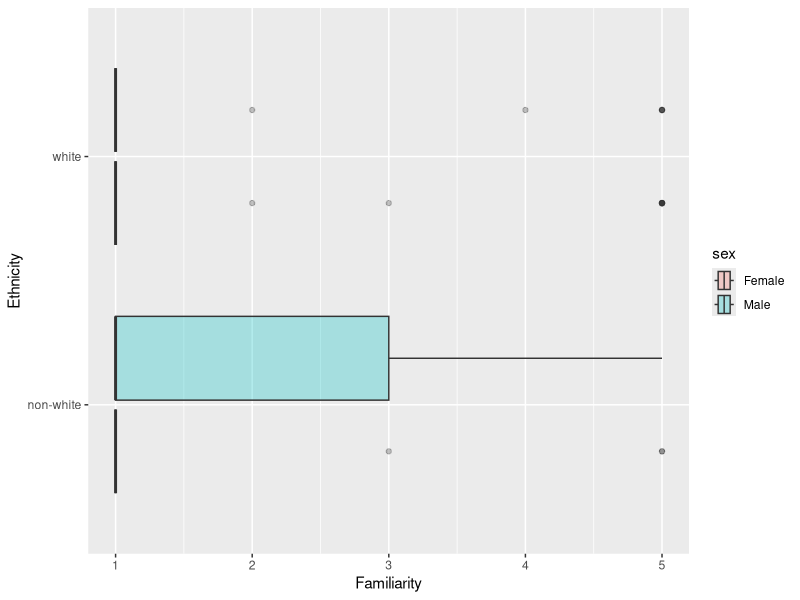
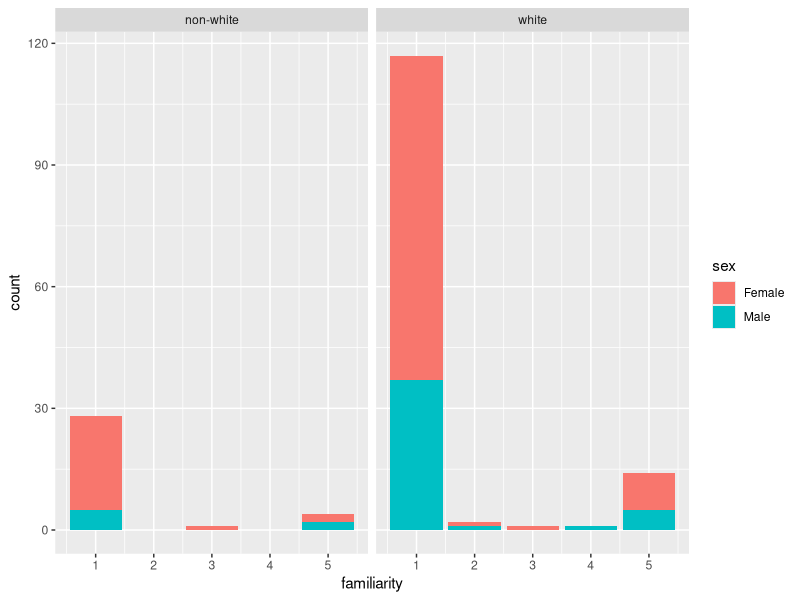

Reproduce these figures in R, in order.
## ---- chunk 1
#| echo: False 
#| output: False
# loading in the tidyverse library
library(tidyverse)
# loading in the dataset
hip_hop <- read_csv(here::here("datasets", "hiphop.csv"))
## ---- chunk 2
hip_hop_clean <- hip_hop |> 
  mutate(across(where(is.character), as.factor))
## ---- chunk 3
hip_hop_clean |> 
  distinct(word, .keep_all = TRUE) |> 
  count()
## ---- chunk 4
hip_hop_clean <- hip_hop_clean |> 
  mutate(ethnic_class = if_else(ethnic != "white", "non-white", "white"))
## ---- chunk 5
hip_hop_clean |> 
  distinct(subj, .keep_all = TRUE) |> 
  select(sex, age, ethnic) |> 
  summary()
## ---- chunk 6
#| echo: False
hip_hop_distinct <- hip_hop_clean |> 
  distinct(subj, .keep_all = TRUE)
## ---- chunk 7
hip_hop_distinct |> 
  ggplot(mapping = aes(x = familiarity,
                     y = ethnic_class,
                     fill = sex)) + 
  geom_boxplot(alpha = 0.3) + 
  labs(y = "Ethnicity", x = "Familiarity")
## ---- chunk 8
 hip_hop_distinct |> 
   ggplot(mapping = aes(x = familiarity, fill = sex)) + 
   geom_bar() + 
   facet_wrap(~ ethnic_class)
## ---- chunk 9
#most familiar
hip_hop_clean |> 
  filter(age < 20) |>  
  group_by(word) |> 
  summarize(mean = mean(familiarity)) |> 
  slice_max(mean)
#least familiar
hip_hop_clean |> 
  filter(age < 20) |>  
  group_by(word) |> 
  summarize(mean = mean(familiarity)) |> 
  slice_min(mean)
## ---- chunk 10
#most familiar 
hip_hop_clean |> 
  filter(ethnic_class == "non-white", sex == "Female") |>  
  group_by(word) |> 
  summarize(mean = mean(familiarity)) |> 
  slice_max(mean)
#least familiar
hip_hop_clean |> 
  filter(ethnic_class == "non-white", sex == "Female") |>  
  group_by(word) |> 
  summarize(mean = mean(familiarity)) |> 
  slice_min(mean)
## ---- chunk 11
#most familiar 
hip_hop_clean |> 
  filter(ethnic_class == "white", sex == "Male", age > 30) |>  
  group_by(word) |> 
  summarize(mean = mean(familiarity)) |> 
  slice_max(mean)
#least familiar 
hip_hop_clean |> 
  filter(ethnic_class == "white", sex == "Male", age > 30) |>  
  group_by(word) |> 
  summarize(mean = mean(familiarity)) |> 
  slice_min(mean)
## ---- chunk 12
#the hunt for JB 
hip_hop_clean |>  
  distinct(subj, .keep_all = TRUE) |> 
  filter(sex == "Male", 
         ethnic_class == "white", 
         age >= 17, 
         age <= 23, 
         city >= 10000,
         city <= 60000,
         bieber >= 4) |> 
  pull(subj)
